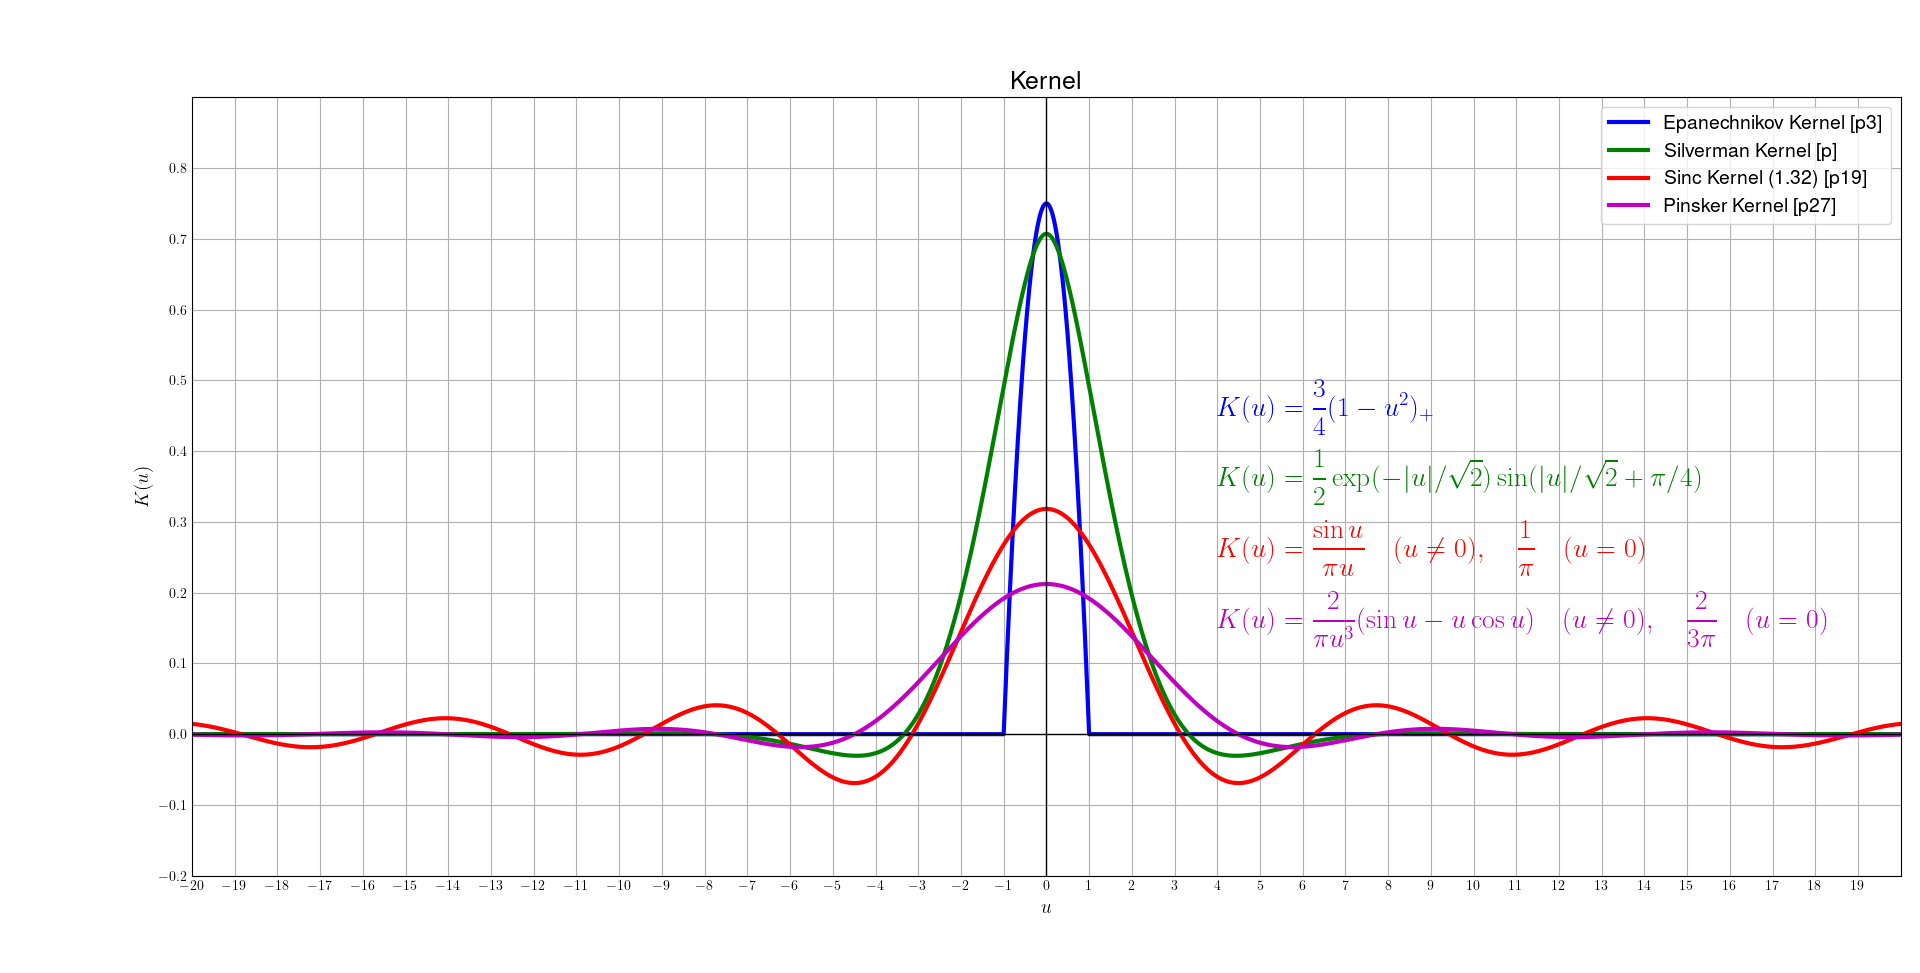

The Python source for this figure:
import matplotlib.pyplot as plt
import numpy as np
import math

from matplotlib import rc
rc('font',**{'family':'sans-serif','sans-serif':['Helvetica']})
## for Palatino and other serif fonts use:
#rc('font',**{'family':'serif','serif':['Palatino']})
rc('text', usetex=True)

# del matplotlib.font_manager.weight_dict['roman']
# matplotlib.font_manager._rebuild()

def Sinc_Kernel(u):
    result = []
    for _u in u:
        if abs(_u) < 0.01:
            v = 1 / np.pi
        else:
            v = np.sin(_u) / ( np.pi * _u)
        result.append(v)
    return result

def Epanechnikov_Kernel(u):
    result = []
    for _u in u:
        v = 3 * max(0, 1 - pow(_u, 2)) / 4
        result.append(v)
    return result

def Silverman_Kernel(u):
    result = []
    for _u in u:
        v = np.exp(-np.abs(_u) / np.sqrt(2)) * np.sin(np.abs(_u) / np.sqrt(2) + np.pi / 4)
        result.append(v)
    return result

def Pinsker_Kernel(u):
    result = []
    for _u in u:
        if abs(_u) < 0.01:
            v = 2 / (3 * np.pi)
        else:
            v = 2 * ( np.sin(_u) - _u * np.cos(_u) ) / ( np.pi * pow(_u, 3) )
        result.append(v)
    return result


def main():
    plt.style.use('_mpl-gallery')

    x_min = -20
    x_max =  20
    x_pitch = 0.01

    u = np.arange(x_min, x_max, x_pitch)

    k_Epane = Epanechnikov_Kernel(u)
    k_Sync = Sinc_Kernel(u)
    k_Silverman = Silverman_Kernel(u)
    k_Pinsker = Pinsker_Kernel(u)

    fig, ax = plt.subplots()

    ax.set_title('Kernel', fontsize=18)
    ax.set_xlabel(r'$u$', fontsize=14)
    ax.set_ylabel(r'$K(u)$', fontsize=14)

    ax.plot(u, k_Epane, color='b', linewidth=3.0, label="Epanechnikov Kernel [p3]")
    ax.plot(u, k_Silverman, color='g', linewidth=3.0, label="Silverman Kernel [p]")
    ax.plot(u, k_Sync, color='r', linewidth=3.0, label="Sinc Kernel (1.32) [p19]")
    ax.plot(u, k_Pinsker, color='m', linewidth=3.0, label="Pinsker Kernel [p27]")

    x_tick = 1
    y_tick = 0.1

    k = k_Epane + k_Silverman + k_Sync + k_Pinsker

    y_min = math.floor(min(k)*10) / 10 - y_tick
    y_max = math.ceil(max(k)*10) / 10 + y_tick

    ax.set(xlim=(x_min, x_max), xticks=np.arange(x_min, x_max, x_tick), ylim=(y_min, y_max), yticks=np.arange(y_min, y_max, y_tick))
    plt.subplots_adjust(left=0.1, bottom=0.1, top=0.9)

    ax.axhline(0, color='k', linewidth=1.0)
    ax.axvline(0, color='k', linewidth=1.0)

    plt.legend(fontsize=14)

    anch_x = x_min + ( x_max - x_min) / 2 + 4 * x_tick
    anch_y = y_min + (y_max - y_min ) / 2

    ep_tex = r'\begin{eqnarray*}K(u) = \frac{3}{4}(1 - u^{2})_{+}\end{eqnarray*}'
    ax.text(anch_x, anch_y + y_tick, ep_tex, color="b", fontsize=20)

    slv_tex = r'\begin{eqnarray*}K(u) = \frac{1}{2}\exp(-|u|/\sqrt{2})\sin(|u|/\sqrt{2} + \pi/4)\end{eqnarray*}'
    ax.text(anch_x, anch_y, slv_tex, color="g", fontsize=20)

    sinc_tex = r'\begin{eqnarray*}K(u) = \frac{\sin u}{\pi u}\quad (u \neq 0), \quad \frac{1}{\pi}\quad (u=0)\end{eqnarray*}'
    ax.text(anch_x, anch_y - y_tick, sinc_tex, color="r", fontsize=20)

    pin_tex = r'\begin{eqnarray*}K(u) = \frac{2}{\pi u^{3}}(\sin u - u \cos u)\quad (u \neq 0), \quad\frac{2}{3\pi}\quad (u=0)\end{eqnarray*}'
    ax.text(anch_x, anch_y - 2 * y_tick, pin_tex, color="m", fontsize=20)

    plt.show()

if __name__ == "__main__":
    main()
